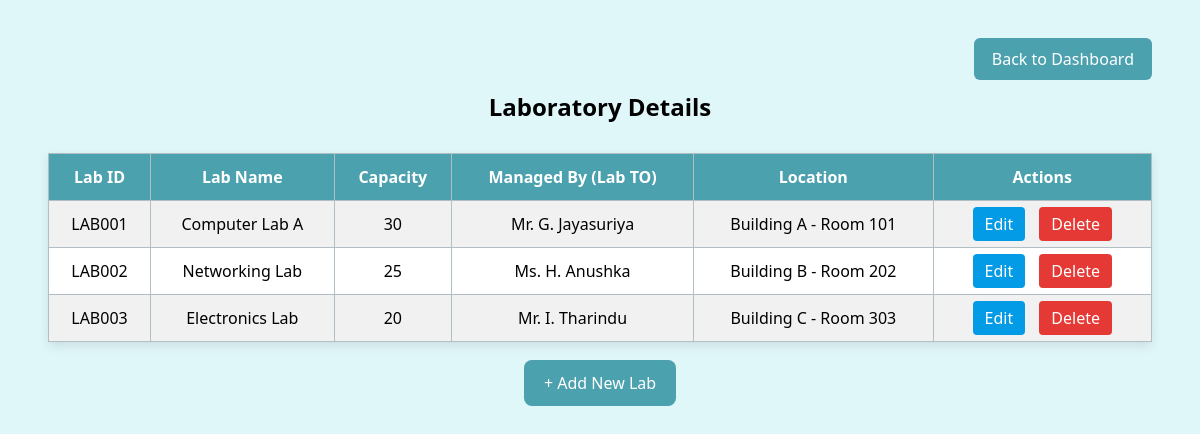
/lab_details.php (signed in), run on the app's committed database.
### tables this page shows
CREATE TABLE `laboratory` (
  `Lab_ID` varchar(10) NOT NULL,
  `Lab_name` varchar(50) DEFAULT NULL,
  `Capacity` int(11) DEFAULT NULL,
  `Availability` varchar(20) DEFAULT NULL,
  `TO_ID` varchar(10) DEFAULT NULL
);

CREATE TABLE `lab_to` (
  `TO_ID` varchar(10) NOT NULL,
  `TO_name` varchar(50) DEFAULT NULL,
  `TO_Email` varchar(50) DEFAULT NULL,
  `Instruc_ID` varchar(10) DEFAULT NULL
);

CREATE TABLE `laboratory_location` (
  `Lab_ID` varchar(10) NOT NULL,
  `Location` varchar(50) DEFAULT NULL
);

### lab_details.php (the view, shortened to what this page needs)
<?php
include 'db.php';
$labs = $conn->query("
    SELECT l.*, t.TO_name, loc.Location
    FROM laboratory l
    LEFT JOIN lab_to t ON l.TO_ID = t.TO_ID
    LEFT JOIN laboratory_location loc ON l.Lab_ID = loc.Lab_ID
");
?>
<!DOCTYPE html>
<html>
<head>
</head>
<body>
    <div class="top-actions">
        <a href="labto_dashboard.php">Back to Dashboard</a>
    </div>
    <h2>Laboratory Details</h2>
    <table>
        <tr>
            <th>Lab ID</th>
            <th>Lab Name</th>
            <th>Capacity</th>
            <th>Managed By (Lab TO)</th>
            <th>Location</th>
            <th>Actions</th>
        </tr>
        <?php while ($row = $labs->fetch_assoc()): ?>
            <tr>
                <td><?= htmlspecialchars($row['Lab_ID']) ?></td>
                <td><?= htmlspecialchars($row['Lab_name']) ?></td>
                <td><?= htmlspecialchars($row['Capacity']) ?></td>
                <td><?= htmlspecialchars($row['TO_name'] ?? 'N/A') ?></td>
                <td><?= htmlspecialchars($row['Location'] ?? 'Not Set') ?></td>
                <td class="action-btns">
                    <a href="edit_lab.php?id=<?= urlencode($row['Lab_ID']) ?>">Edit</a>
                    <a href="delete_lab.php?id=<?= urlencode($row['Lab_ID']) ?>" class="delete" onclick="return confirm('Are you sure you want to delete this lab?');">Delete</a>
                </td>
            </tr>
        <?php endwhile; ?>
    </table>
    <div class="bottom-button">
        <a href="add_lab.php">+ Add New Lab</a>
    </div>
</body>
</html>

### lab_details.php (style rules this page uses)
body { font-family: 'Segoe UI', sans-serif; background-color: #e0f7fa; padding: 40px; }
h2 { text-align: center; margin-bottom: 30px; }
.top-actions { text-align: right; margin-bottom: 20px; }
.top-actions a { background-color: #4ca1af; color: white; padding: 10px 18px; text-decoration: none; border-radius: 6px; }
table { width: 100%; border-collapse: collapse; background-color: #ffffff; box-shadow: 0 4px 10px rgba(0,0,0,0.1); }
th, td { border: 1px solid #b0bec5; padding: 12px; text-align: center; }
th { background-color: #4ca1af; color: white; }
tr:nth-child(even) { background-color: #f1f1f1; }
.action-btns a { margin: 0 5px; padding: 6px 12px; background-color: #039be5; color: white; text-decoration: none; border-radius: 4px; }
.action-btns a.delete { background-color: #e53935; }
.bottom-button { text-align: center; margin-top: 30px; }
.bottom-button a { background-color: #4ca1af; color: white; padding: 12px 20px; text-decoration: none; font-size: 16px; border-radius: 8px; }

### data on the page
laboratory: Lab_ID "LAB001", Lab_name "Computer Lab A", Capacity "30", TO_ID.TO_name "Mr. G. Jayasuriya", laboratory_location.Location "Building A - Room 101"
laboratory: Lab_ID "LAB002", Lab_name "Networking Lab", Capacity "25", TO_ID.TO_name "Ms. H. Anushka", laboratory_location.Location "Building B - Room 202"
laboratory: Lab_ID "LAB003", Lab_name "Electronics Lab", Capacity "20", TO_ID.TO_name "Mr. I. Tharindu", laboratory_location.Location "Building C - Room 303"
